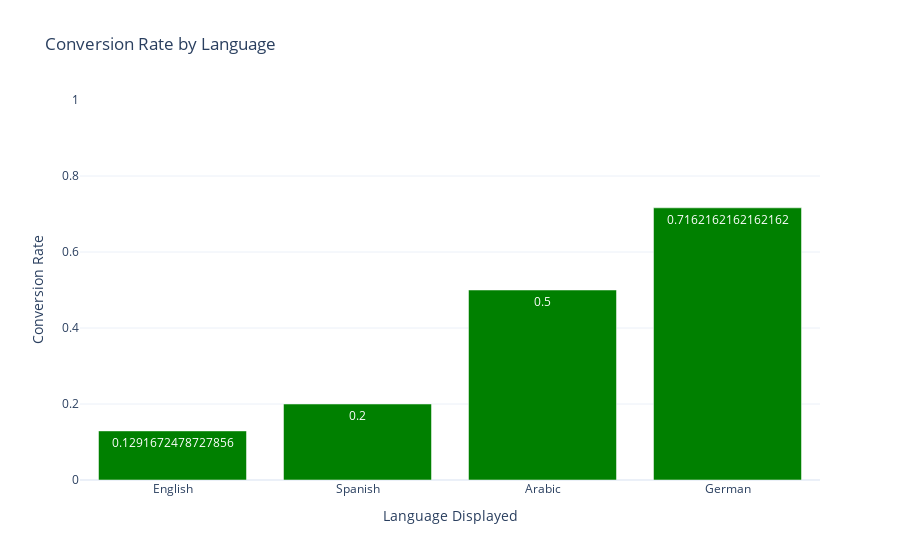

The cell this chart's notebook holds for it:
### Code cell
language_conversion_rate = conversion_rate(marketing,'language_displayed')
print('Speaker conversion rate by language: ',language_conversion_rate, sep="\n")

fig = px.bar(
    language_conversion_rate.sort("conversion_rate"), 
    x='language_displayed', 
    y='conversion_rate',
    color_discrete_sequence=['green'],  
    title='Conversion Rate by Language',
    template='plotly_white',
    labels={'language_displayed': 'Language Displayed', 'conversion_rate': 'Conversion Rate'},
    text="conversion_rate"
)
fig.update_layout(yaxis=dict(range=[0, 1]))
fig.show()

### Figure 1 — Plotly figure (JSON) as saved in the notebook; plotly's stock layout.template omitted (floating-point values rounded to 4 significant figures)
{"data": [{"alignmentgroup": "True", "hovertemplate": "Language Displayed=%{x}<br>Conversion Rate=%{text}<extra></extra>", "legendgroup": "", "marker": {"color": "green", "pattern": {"shape": ""}}, "name": "", "offsetgroup": "", "orientation": "v", "showlegend": false, "text": [0.1292, 0.2, 0.5, 0.7162], "textposition": "auto", "x": ["English", "Spanish", "Arabic", "German"], "xaxis": "x", "y": [0.1292, 0.2, 0.5, 0.7162], "yaxis": "y", "type": "bar"}], "layout": {"xaxis": {"anchor": "y", "domain": [0, 1], "title": {"text": "Language Displayed"}}, "yaxis": {"anchor": "x", "domain": [0, 1], "title": {"text": "Conversion Rate"}, "range": [0, 1]}, "legend": {"tracegroupgap": 0}, "title": {"text": "Conversion Rate by Language"}, "barmode": "relative"}}
